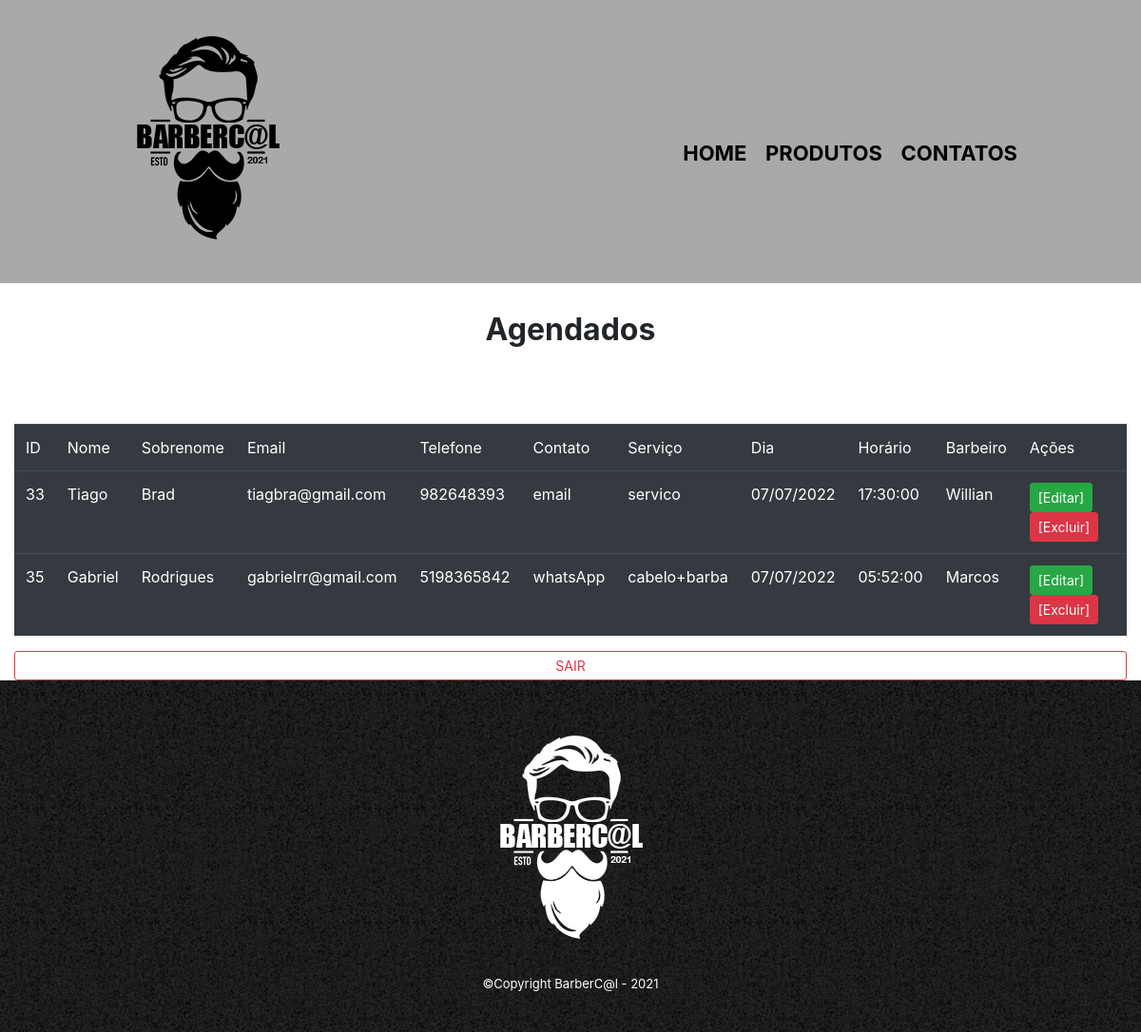
The app's page /agendados.php (signed in) with its own data.
### tables this page shows
CREATE TABLE `clientes` (
  `id_clientes` int(2) NOT NULL,
  `nome` varchar(60) NOT NULL,
  `sobrenome` varchar(70) NOT NULL,
  `email` varchar(70) NOT NULL,
  `telefone` varchar(15) NOT NULL,
  `contato` varchar(30) NOT NULL,
  `servico` varchar(30) NOT NULL,
  `dia` date NOT NULL,
  `hora` time NOT NULL,
  `barbeiro` varchar(30) NOT NULL
);

### agendados.php (the view, shortened to what this page needs)
<?php
require 'config.php';
$lista = [];
$sql = $pdo->query("SELECT * FROM clientes");
if($sql->rowCount() > 0){
	$lista = $sql->fetchAll(PDO::FETCH_ASSOC);
}
?>
<!DOCTYPE html>
<html lang="pt-br">
<head>
	<link rel="stylesheet" type="text/css" href="../projeto gabriel\css\reset.css">
	<link rel="stylesheet" type="text/css" href="../projeto gabriel\css\style.css">
	<link rel="stylesheet" href="css/bootstrap.min.css"/>
</head>
<body>
	<header>
		<div class="caixacentral">
		<h1> <img src="../projeto gabriel\imagens\logo.png" alt="Nossa logo" title="Logo Oficial"> </h1>
			<nav>
				<ul>
					<li> <a href="../projeto gabriel\index.php"> Home</a> </li>
					<li> <a href="../projeto gabriel\produtos.php">Produtos</a></li>
					<li> <a href="../projeto gabriel\contatos.php">Contatos</a></li>
				</ul>
			</nav>
		</div>
	</header>
	<main>
			<h2 id="titulo">Agendados</h2>
<div class="container-fluid">
<br/>
<table border='1' width='100%' class="table table-hover table-dark">
<tr>
<th>ID</th>
<th>Nome</th>
<th>Sobrenome</th>
<th>Email</th>
<th>Telefone</th>
<th>Contato</th>
<th>Serviço</th>
<th>Dia</th>
<th>Horário</th>
<th>Barbeiro</th>
<th>Ações</th>
</tr>
<?php foreach($lista as $clientes): ?>
<tr>
<td> <?php echo $clientes['id_clientes']; ?> </td>
<td> <?=$clientes['nome'];?> </td>
<td> <?=$clientes['sobrenome'];?> </td>
<td> <?=$clientes['email'];?> </td>
<td> <?=$clientes['telefone'];?> </td>
<td> <?=$clientes['contato'];?> </td>
 <td> <?=$clientes['servico'];?> </td>
<td> <?=date('d/m/Y', strtotime($clientes['dia']));?> </td>
<td> <?=$clientes['hora'];?> </td>
<td> <?=$clientes['barbeiro'];?> </td>
<td>
<a href="editar.php?id=<?=$clientes['id_clientes'];?>" class="btn btn-success btn-sm">[Editar]</a>
<a href="excluir.php?id=<?=$clientes['id_clientes'];?>" onclick="return confirm('Tem certeza que deseja excluir?')"  class= "btn btn-danger btn-sm">[Excluir]</a>
</td>
</tr>
<?php endforeach; ?>
</table>
<a href="sair.php"  class="btn btn-outline-danger btn-block btn-sm" > SAIR </a>
</div>
		</main>
		<footer >
			<img src="../projeto gabriel\imagens\logo_branco.png" alt="nosso logo" title="Logo Barberc@al">
			<p class="copy"> ©Copyright BarberC@l - 2021</p>
		</footer>
</body>
</html>

### css/style.css (style rules this page uses)
body { font-family: 'Montserrat', sans-serif; }
header { background: #A9A9A9; padding: 20px 0; }
.caixacentral { position: relative; width: 940px; margin: 0 auto; }
nav { position: absolute; top: 125px; right: 0; }
nav li { display: inline; margin: 0 0 0 15px; }
nav a { text-transform: uppercase; color: #000000; font-weight: bold; font-size: 22px; text-decoration: none; }
#titulo { text-align: center; padding-top: 30px; font-size: 32px; font-weight: bold; }
footer { text-align: center; background: url("../imagens/bgrodape.jpg"); padding: 40px 0; }
.copy { color: #FFFFFF; font-size: 13px; margin: 20px 0 0; }

### records on screen
clientes: id_clientes "33", nome "Tiago", sobrenome "Brad", email "tiagbra@gmail.com", telefone "982648393", contato "email", servico "servico", dia "07/07/2022", hora "17:30:00", barbeiro "Willian"
clientes: id_clientes "35", nome "Gabriel", sobrenome "Rodrigues", email "gabrielrr@gmail.com", telefone "5198365842", contato "whatsApp", servico "cabelo+barba", dia "07/07/2022", hora "05:52:00", barbeiro "Marcos"
